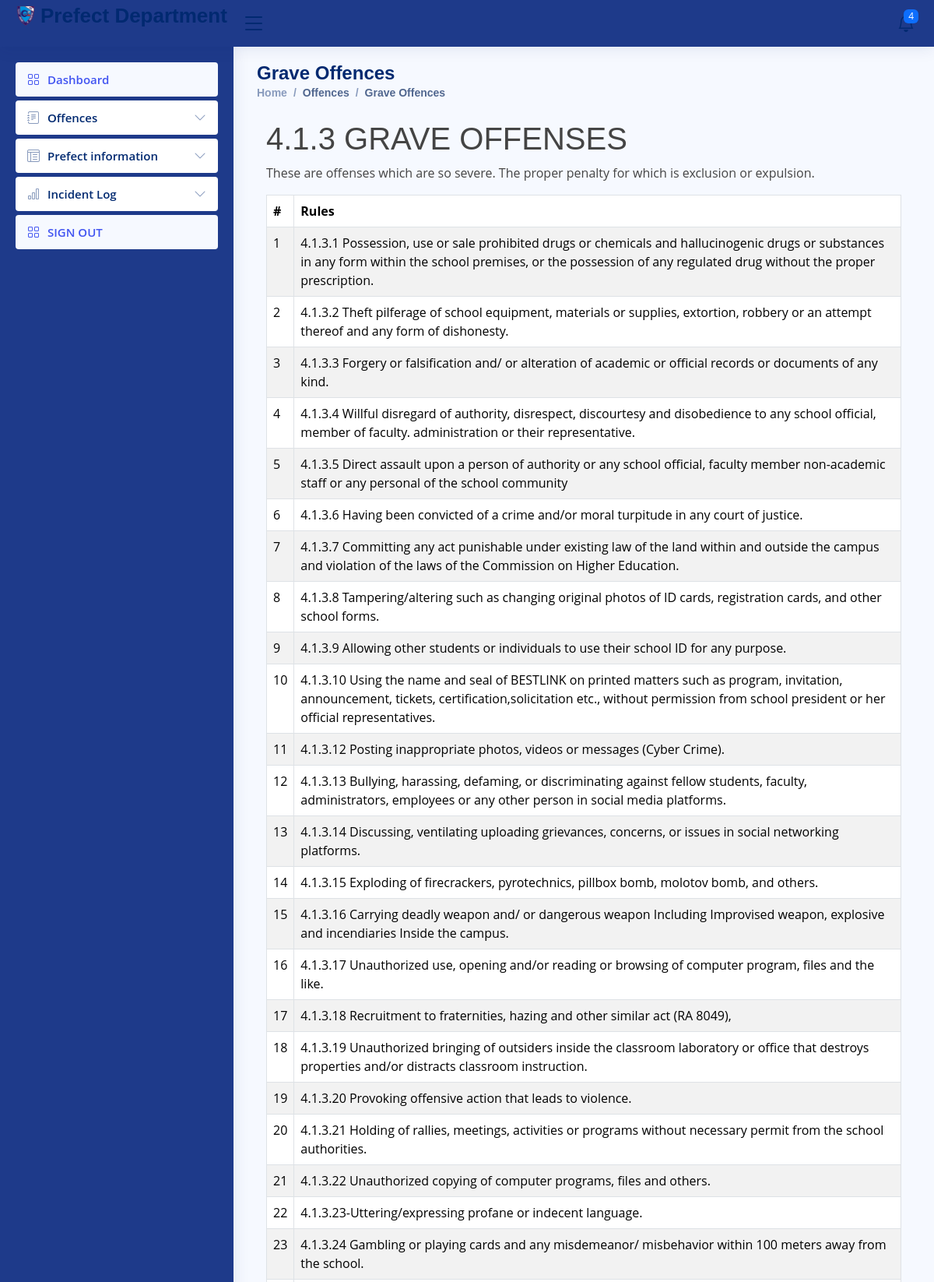
The app's page /user_grave.php (signed in, upper part) with its own data.
### tables this page shows
CREATE TABLE `bcp_sms3_grave` (
  `graveId` int(50) NOT NULL,
  `grave` varchar(500) NOT NULL
);

### user_grave.php (the view, shortened to what this page needs)
<?php
  include('connect.php');
?>
<!DOCTYPE html>
<html lang="en">
<head>
  <link href="assets/vendor/bootstrap/css/bootstrap.min.css" rel="stylesheet">
  <link href="assets/vendor/bootstrap-icons/bootstrap-icons.css" rel="stylesheet">
  <link href="assets/vendor/simple-datatables/style.css" rel="stylesheet">
  <link href="assets/css/style.css" rel="stylesheet">
</head>
<body>
<?php include('C:\xampp\htdocs\Prefect\inc\header.php'); ?>
<?php include('C:\xampp\htdocs\Prefect\inc\sidebar.php'); ?>
  <main id="main" class="main">
    <div class="pagetitle">
      <h1>Grave Offences</h1>
      <nav>
        <ol class="breadcrumb">
          <li class="breadcrumb-item"><a href="index.html">Home</a></li>
          <li class="breadcrumb-item active">Offences</li>
          <li class="breadcrumb-item active">Grave Offences</li>
        </ol>
      </nav>
    </div>
    <div class="container">
        <h1 class="mt-4">4.1.3 GRAVE OFFENSES</h1>
        <p>These are offenses which are so severe. The proper penalty for which is exclusion or expulsion.</p>
        <div class="table-responsive">
       <table class="table table-bordered table-striped table-hover" id="dataTable" width="100%" cellspacing="0">
         <thead>
           <tr>
             <th>#</th>
             <th>Rules</th>
           </tr>
         </thead>
         <tbody>
         <?php
         $ret="SELECT * FROM bcp_sms3_grave ";
         $stmt= $mysqli->prepare($ret) ;
         $stmt->execute() ;
         $res=$stmt->get_result();
         $cnt=1;
         while($row=$res->fetch_object())
         {
         ?>
               <tr>
                 <td><?php echo $cnt++; ?></td>
                 <td><?php echo $row->grave; ?></td>
           <?php } ?>
         </tbody>
       </table>
     </div>
   </div>
  </main>
</body>
</html>

### assets/css/style.css (style rules this page uses)
:root { scroll-behavior: smooth; }
body { font-family: "Open Sans", sans-serif; background: #f6f9ff; color: #444444; }
a { color: #4154f1; text-decoration: none; }
h1, h2, h3, h4, h5, h6 { font-family: "Nunito", sans-serif; }
#main { margin-top: 60px; padding: 20px 30px; transition: all 0.3s; }
.pagetitle { margin-bottom: 10px; }
.pagetitle h1 { font-size: 24px; margin-bottom: 0; font-weight: 600; color: #012970; }
.breadcrumb { font-size: 14px; font-family: "Nunito", sans-serif; color: #899bbd; font-weight: 600; }
.breadcrumb a { color: #899bbd; transition: 0.3s; }
.breadcrumb .breadcrumb-item::before { color: #899bbd; }
.breadcrumb .active { color: #51678f; font-weight: 600; }
@media (min-width: 1200px) { #main, #footer { margin-left: 300px; } }

### assets/css/login.css (style rules this page uses)
body { background-color: #f4f4f4; font-family: 'Segoe UI', Tahoma, Geneva, Verdana, sans-serif; display: flex; flex-direction: column; align-items: center; justify-content: center; min-height: 100vh; margin: 0; padding: 0; background-image: linear-gradient(135deg, #6b73ff 0%, #000dff 100%); }

### records on screen
bcp_sms3_grave: grave "4.1.3.1 Possession, use or sale prohibited drugs or chemicals and hallucinogenic drugs or substances in any form within the school premises, or the possession of any regulated drug without the proper prescription."
bcp_sms3_grave: grave "4.1.3.2 Theft pilferage of school equipment, materials or supplies, extortion, robbery or an attempt thereof and any form of dishonesty."
bcp_sms3_grave: grave "4.1.3.3 Forgery or falsification and/ or alteration of academic or official records or documents of any kind."
bcp_sms3_grave: grave "4.1.3.4 Willful disregard of authority, disrespect, discourtesy and disobedience to any school official, member of faculty. administration or their representative."
bcp_sms3_grave: grave "4.1.3.5 Direct assault upon a person of authority or any school official, faculty member non-academic staff or any personal of the school community"
bcp_sms3_grave: grave "4.1.3.6 Having been convicted of a crime and/or moral turpitude in any court of justice."
bcp_sms3_grave: grave "4.1.3.7 Committing any act punishable under existing law of the land within and outside the campus and violation of the laws of the Commission on Higher Education."
bcp_sms3_grave: grave "4.1.3.8 Tampering/altering such as changing original photos of ID cards, registration cards, and other school forms."
bcp_sms3_grave: grave "4.1.3.9 Allowing other students or individuals to use their school ID for any purpose."
bcp_sms3_grave: grave "4.1.3.10 Using the name and seal of BESTLINK on printed matters such as program, invitation, announcement, tickets, certification,solicitation etc., without permission from school president or her official representatives."
bcp_sms3_grave: grave "4.1.3.12 Posting inappropriate photos, videos or messages (Cyber Crime)."
bcp_sms3_grave: grave "4.1.3.13 Bullying, harassing, defaming, or discriminating against fellow students, faculty, administrators, employees or any other person in social media platforms."
bcp_sms3_grave: grave "4.1.3.14 Discussing, ventilating uploading grievances, concerns, or issues in social networking platforms."
bcp_sms3_grave: grave "4.1.3.15 Exploding of firecrackers, pyrotechnics, pillbox bomb, molotov bomb, and others."
bcp_sms3_grave: grave "4.1.3.16 Carrying deadly weapon and/ or dangerous weapon Including Improvised weapon, explosive and incendiaries Inside the campus."
bcp_sms3_grave: grave "4.1.3.17 Unauthorized use, opening and/or reading or browsing of computer program, files and the like."
bcp_sms3_grave: grave "4.1.3.18 Recruitment to fraternities, hazing and other similar act (RA 8049),"
bcp_sms3_grave: grave "4.1.3.19 Unauthorized bringing of outsiders inside the classroom laboratory or office that destroys properties and/or distracts classroom instruction."
bcp_sms3_grave: grave "4.1.3.20 Provoking offensive action that leads to violence."
bcp_sms3_grave: grave "4.1.3.21 Holding of rallies, meetings, activities or programs without necessary permit from the school authorities."
bcp_sms3_grave: grave "4.1.3.22 Unauthorized copying of computer programs, files and others."
bcp_sms3_grave: grave "4.1.3.23-Uttering/expressing profane or indecent language."
bcp_sms3_grave: grave "4.1.3.24 Gambling or playing cards and any misdemeanor/ misbehavior within 100 meters away from the school."
